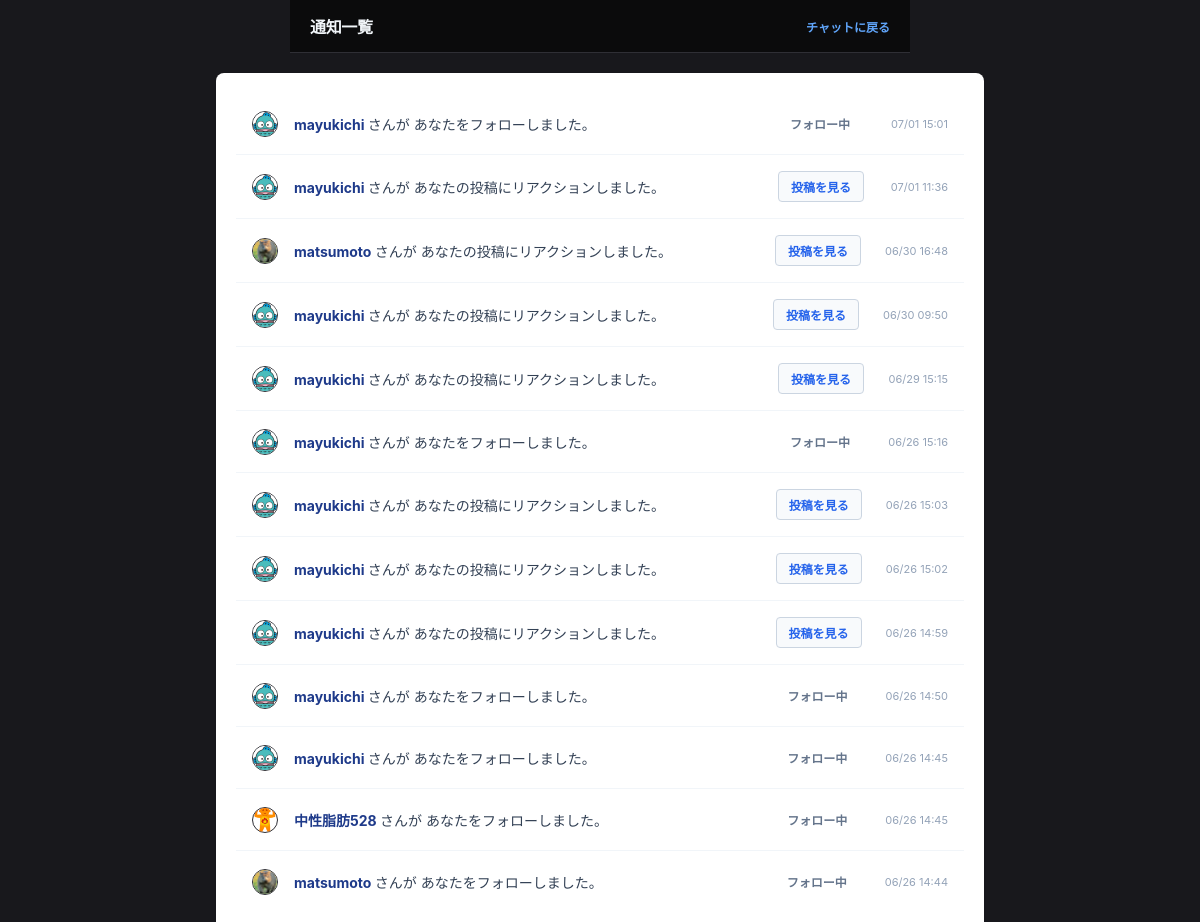
The app's page /notifications/ (signed in) with its own data.
### accounts/models.py (models this page shows, shortened)
class Notification(models.Model):
    receiver = models.ForeignKey(User, on_delete=models.CASCADE, related_name='notifications_received')
    sender = models.ForeignKey(User, on_delete=models.CASCADE, related_name='notifications_sent')
    notification_type = models.CharField(max_length=20)
    message_id = models.IntegerField(null=True, blank=True)
    is_read = models.BooleanField(default=False)
    created_at = models.DateTimeField(auto_now_add=True)
    class Meta:
        ordering = ['-created_at']

class Profile(models.Model):
    user = models.OneToOneField(User, on_delete=models.CASCADE)
    nickname = models.CharField('ユーザー名', max_length=50, blank=True)
    icon = models.ImageField('アイコン画像', upload_to='icons/', blank=True, null=True)
    following = models.ManyToManyField('self', symmetrical=False, related_name='followers', blank=True)

### chat/views.py (the view)
# urls.py: path('notifications/', chat_views.notification_list, name='notifications'),
@login_required
def notification_list(request):
    notifications = Notification.objects.filter(receiver=request.user)
    notifications.update(is_read=True)
    return render(request, 'chat/notifications.html', {'notifications': notifications})

### templates/chat/notifications.html (shortened to what this page needs)
{% load static %}
<!DOCTYPE html>
<html lang="ja">
<head>
    <link rel="stylesheet" href="{% static 'css/room.css' %}">
    <link rel="stylesheet" href="{% static 'css/notifications.css' %}">
</head>
<body>
    <div class="chat-header">
        <h1 class="chat-title">通知一覧</h1>
        <div class="user-status">
            <a href="{% url 'chat_room' %}" style="color: #60a5fa; font-weight: bold; text-decoration: none;" onmouseover="this.style.textDecoration='underline'" onmouseout="this.style.textDecoration='none'">
                チャットに戻る
            </a>
        </div>
    </div>
    <div class="notification-container">
        {% if not notifications %}
            <div class="empty-message">新しい通知はありません。</div>
        {% else %}
            {% for n in notifications %}
                <div class="notification-item">
                    <div class="msg-avatar-container">
                        {% if n.sender.profile.icon %}
                            <img src="{{ n.sender.profile.icon.url }}" class="msg-avatar" alt="アイコン" onclick="location.href='/profile/{{ n.sender.id }}/'" style="cursor: pointer;">
                        {% else %}
                            <div class="msg-avatar-default" onclick="location.href='/profile/{{ n.sender.id }}/'" style="cursor: pointer;">👤</div>
                        {% endif %}
                    </div>
                    <div class="notification-text">
                        <span class="notification-user-link" onclick="location.href='/profile/{{ n.sender.id }}/'">
                            {{ n.sender.profile.nickname|default:n.sender.username }}
                        </span> さんが
                        {% if n.notification_type == 'reply' %}
                            あなたの投稿にスレッドで返信しました。
                        {% elif n.notification_type == 'follow' %}
                            あなたをフォローしました。
                        {% elif n.notification_type == 'reaction' %}
                            あなたの投稿にリアクションしました。
                        {% else %}
                            あなたにアクションを行いました。
                        {% endif %}
                    </div>
                    {% if n.notification_type == 'follow' %}
                        <div class="noti-action-area">
                            {% if n.sender.profile in user.profile.following.all %}
                                <span class="noti-btn-status">フォロー中</span>
                            {% else %}
                                <button class="noti-btn-fallback" onclick="location.href='/profile/{{ n.sender.id }}/toggle-follow/'">
                                    フォローバック
                                </button>
                            {% endif %}
                        </div>
                    {% endif %}
                    {% if n.notification_type != 'follow' %}
                        <div class="noti-action-area">
                            <a href="/room/#msg-id-{{ n.message_id }}" class="noti-link-to-post">投稿を見る</a>
                        </div>
                    {% endif %}
                    <div class="notification-time">
                        {{ n.created_at|date:"m/d H:i" }}
                    </div>
                </div>
            {% endfor %}
        {% endif %}
    </div>
</body>
</html>

### static/css/room.css (style rules this page uses)
:root { --bg-main: #18181c; --bg-surface: #222226; --bg-bubble: #2d2d34; --border-color: #2f2f35; --text-primary: #f1f5f9; --text-secondary: #94a3b8; --accent-color: #38bdf8; --error-color: #f87171; --font-stack: -apple-system, BlinkMacSystemFont, "Segoe UI", Roboto, "Helvetica Neue", Arial, sans-serif; }
body { font-family: var(--font-stack); margin: 0; padding: 0; color: var(--text-primary); font-size: 14px; background-color: var(--bg-main); display: flex; flex-direction: column; height: 100vh; align-items: center; }
.chat-header, #chat-box, .bottom-area { width: 100%; max-width: 620px; box-sizing: border-box; }
.chat-header { background-color: rgba(10, 10, 10, 0.85); backdrop-filter: blur(12px); -webkit-backdrop-filter: blur(12px); color: var(--text-primary); padding: 14px 20px; display: flex; justify-content: space-between; align-items: center; border-bottom: 1px solid var(--border-color); z-index: 100; }
.chat-title { font-size: 16px; font-weight: 800; letter-spacing: -0.02em; margin: 0; }
.user-status { font-size: 12px; display: flex; align-items: center; gap: 12px; color: var(--text-secondary); }
.msg-avatar-container { display: inline-block; vertical-align: middle; }
.msg-avatar { width: 24px; height: 24px; border-radius: 50%; object-fit: cover; display: block; border: 1px solid var(--border-color); }

### static/css/notifications.css (style rules this page uses)
.notification-container { background: #ffffff; padding: 20px; border-radius: 8px; box-shadow: 0 1px 3px rgba(0,0,0,0.05); margin: 20px 0; width: 100%; max-width: 768px; box-sizing: border-box; }
.notification-item { display: flex; align-items: center; gap: 16px; padding: 16px; border-bottom: 1px solid #f1f5f9; box-sizing: border-box; width: 100%; }
.notification-item:last-child { border-bottom: none; }
.notification-text { font-size: 14px; color: #334155; flex: 1; word-break: break-all; }
.notification-user-link { color: #1e3a8a; font-weight: bold; cursor: pointer; text-decoration: none; }
.noti-action-area { margin-right: 8px; flex-shrink: 0; }
.noti-btn-status { font-size: 12px; color: #64748b; font-weight: bold; padding: 6px 14px; display: inline-block; }
.notification-time { font-size: 11px; color: #94a3b8; flex-shrink: 0; text-align: right; min-width: 60px; }
.noti-link-to-post { color: #2563eb; font-size: 12px; font-weight: bold; text-decoration: none; padding: 6px 12px; border: 1px solid #cbd5e1; border-radius: 4px; background-color: #f8fafc; transition: all 0.2s; display: inline-block; }

### records on screen
Notification: sender.profile.icon (picture), sender.profile.nickname "mayukichi", notification_type "あなたをフォローしました。", created_at "07/01 15:01"
Notification: sender.profile.icon (picture), sender.profile.nickname "mayukichi", notification_type "あなたの投稿にリアクションしました。", created_at "07/01 11:36"
Notification: sender.profile.icon (picture), sender.profile.nickname "matsumoto", notification_type "あなたの投稿にリアクションしました。", created_at "06/30 16:48"
Notification: sender.profile.icon (picture), sender.profile.nickname "mayukichi", notification_type "あなたの投稿にリアクションしました。", created_at "06/30 09:50"
Notification: sender.profile.icon (picture), sender.profile.nickname "mayukichi", notification_type "あなたの投稿にリアクションしました。", created_at "06/29 15:15"
Notification: sender.profile.icon (picture), sender.profile.nickname "mayukichi", notification_type "あなたをフォローしました。", created_at "06/26 15:16"
Notification: sender.profile.icon (picture), sender.profile.nickname "mayukichi", notification_type "あなたの投稿にリアクションしました。", created_at "06/26 15:03"
Notification: sender.profile.icon (picture), sender.profile.nickname "mayukichi", notification_type "あなたの投稿にリアクションしました。", created_at "06/26 15:02"
Notification: sender.profile.icon (picture), sender.profile.nickname "mayukichi", notification_type "あなたの投稿にリアクションしました。", created_at "06/26 14:59"
Notification: sender.profile.icon (picture), sender.profile.nickname "mayukichi", notification_type "あなたをフォローしました。", created_at "06/26 14:50"
Notification: sender.profile.icon (picture), sender.profile.nickname "mayukichi", notification_type "あなたをフォローしました。", created_at "06/26 14:45"
Notification: sender.profile.icon (picture), sender.profile.nickname "中性脂肪528", notification_type "あなたをフォローしました。", created_at "06/26 14:45"
Notification: sender.profile.icon (picture), sender.profile.nickname "matsumoto", notification_type "あなたをフォローしました。", created_at "06/26 14:44"
